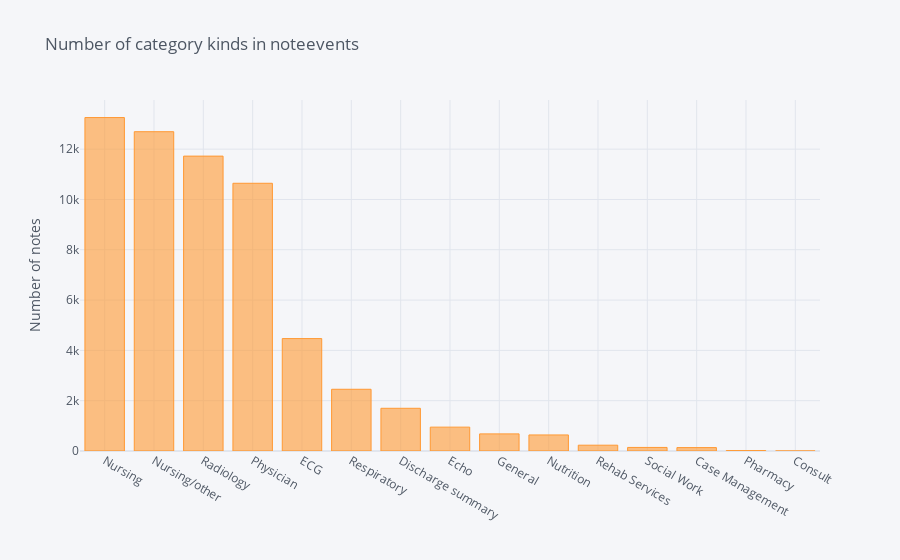

The notebook cell this image was saved under:
### Code cell
pneumonia_df['CATEGORY'].value_counts().sort_values(ascending=False).iplot(kind='bar', yTitle='Number of notes', 
                                                                title='Number of category kinds in noteevents')

### Figure 1 — Plotly figure (JSON) as saved in the notebook; plotly's stock layout.template omitted (floating-point values rounded to 4 significant figures)
{"data": [{"marker": {"color": "rgba(255, 153, 51, 0.6)", "line": {"color": "rgba(255, 153, 51, 1.0)", "width": 1}}, "name": "CATEGORY", "orientation": "v", "text": "", "type": "bar", "x": ["Nursing", "Nursing/other", "Radiology", "Physician ", "ECG", "Respiratory ", "Discharge summary", "Echo", "General", "Nutrition", "Rehab Services", "Social Work", "Case Management ", "Pharmacy", "Consult"], "y": [13256, 12693, 11723, 10643, 4469, 2454, 1698, 949, 680, 638, 231, 142, 135, 15, 1]}], "layout": {"legend": {"bgcolor": "#F5F6F9", "font": {"color": "#4D5663"}}, "paper_bgcolor": "#F5F6F9", "plot_bgcolor": "#F5F6F9", "title": {"font": {"color": "#4D5663"}, "text": "Number of category kinds in noteevents"}, "xaxis": {"gridcolor": "#E1E5ED", "showgrid": true, "tickfont": {"color": "#4D5663"}, "title": {"font": {"color": "#4D5663"}, "text": ""}, "zerolinecolor": "#E1E5ED"}, "yaxis": {"gridcolor": "#E1E5ED", "showgrid": true, "tickfont": {"color": "#4D5663"}, "title": {"font": {"color": "#4D5663"}, "text": "Number of notes"}, "zerolinecolor": "#E1E5ED"}}}
